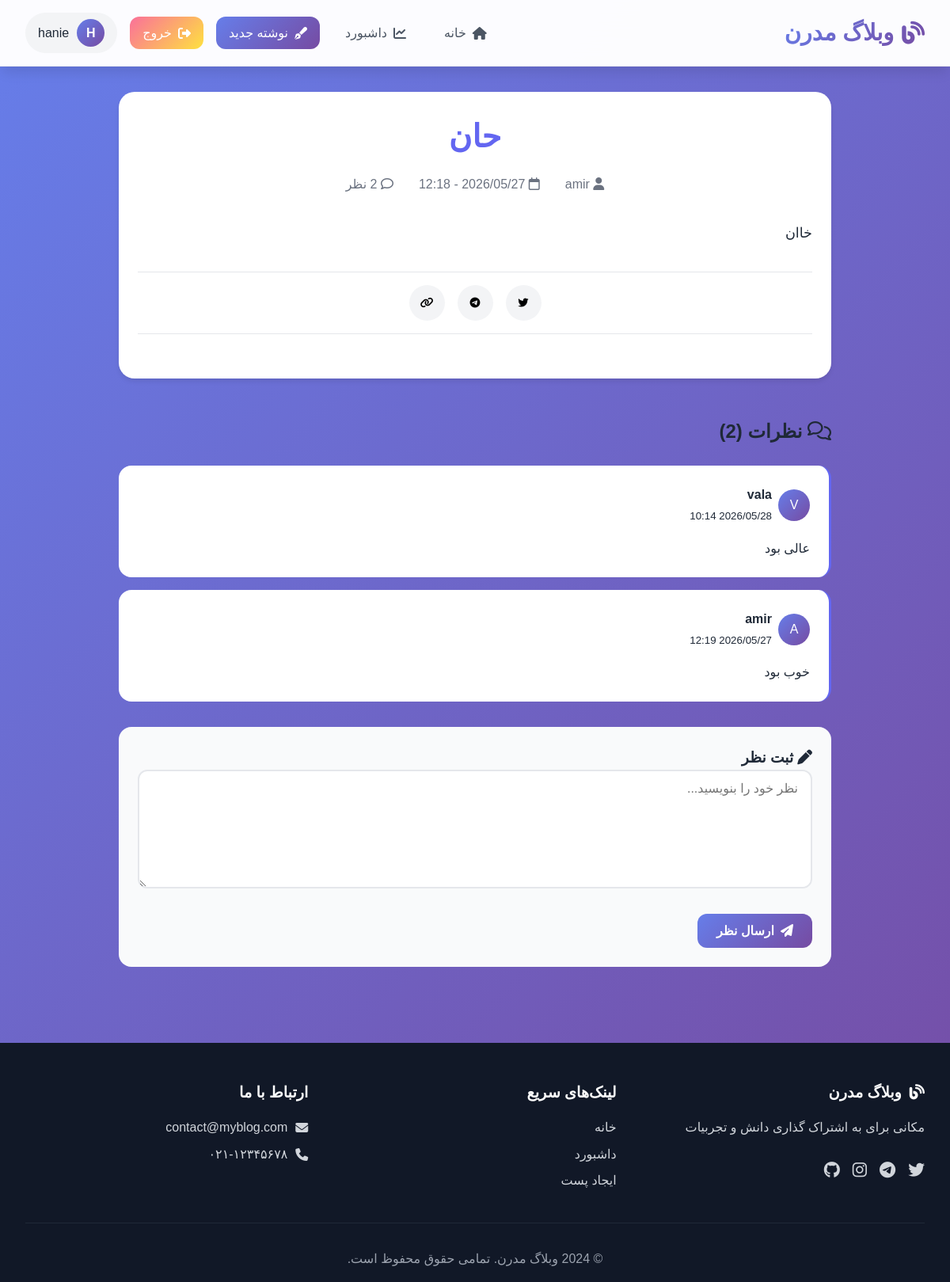
The page /post/1 (signed in) on the database its author committed.
### blog_flask/app.py (models this page shows, shortened)
class User(UserMixin, db.Model):
    id = db.Column(db.Integer, primary_key=True)
    username = db.Column(db.String(80), unique=True, nullable=False)
    email = db.Column(db.String(120), unique=True, nullable=False)
    password_hash = db.Column(db.String(120), nullable=False)
    created_at = db.Column(db.DateTime, default=datetime.now)
    posts = db.relationship("Post", backref="author", lazy=True, cascade='all, delete-orphan')
    comments = db.relationship("Comment", backref="author", lazy=True, cascade='all, delete-orphan')

class Post(db.Model):
    id = db.Column(db.Integer, primary_key=True)
    title = db.Column(db.String(200), nullable=False)
    content = db.Column(db.Text, nullable=False)
    author_id = db.Column(db.Integer, db.ForeignKey('user.id'), nullable=False)
    created_at = db.Column(db.DateTime, default=datetime.now)
    updated_at = db.Column(db.DateTime, default=datetime.now, onupdate=datetime.now)
    comments = db.relationship('Comment', backref='post', lazy=True, cascade='all, delete-orphan')

class Comment(db.Model):
    id = db.Column(db.Integer, primary_key=True)
    content = db.Column(db.Text, nullable=False)
    created_at = db.Column(db.DateTime, nullable=False, default=datetime.now)
    user_id = db.Column(db.Integer, db.ForeignKey("user.id"), nullable=False)
    post_id = db.Column(db.Integer, db.ForeignKey("post.id"), nullable=False)

### blog_flask/app.py (the view, shortened to what this page needs)
@app.route("/post/<int:id>", methods=["GET", "POST"])
def post_detail(id):
    post = Post.query.get_or_404(id)
    comments = Comment.query.filter_by(post_id=id).order_by(Comment.created_at.desc()).all()
    related_posts = Post.query.filter(Post.author_id == post.author_id, Post.id != id).limit(3).all()
    return render_template("post_detail.html", post=post, comments=comments, posts=related_posts)

### blog_flask/app.py (called while the page is built)
@login_manager.user_loader
def load_user(user_id):
    return User.query.get(int(user_id))

### blog_flask/templates/post_detail.html (shortened to what this page needs)
{% extends "base.html" %}
{% block content %}
<div class="post-container">
    <article class="card">
        <div class="post-header">
            <h1 class="post-title">{{ post.title }}</h1>
            <div class="post-meta">
                <span><i class="fas fa-user"></i> {{ post.author.username }}</span>
                <span><i class="far fa-calendar"></i> {{ post.created_at.strftime('%Y/%m/%d - %H:%M') }}</span>
                <span><i class="far fa-comment"></i> {{ comments|length }} نظر</span>
            </div>
        </div>
        <div class="post-content">
            {{ post.content|safe }}
        </div>
        <div class="share-section">
            <button class="share-btn" onclick="shareOnTwitter()"><i class="fab fa-twitter"></i></button>
            <button class="share-btn" onclick="shareOnTelegram()"><i class="fab fa-telegram"></i></button>
            <button class="share-btn" onclick="copyLink()"><i class="fas fa-link"></i></button>
        </div>
    </article>
    <div class="comment-section">
        <h2 style="margin-bottom: 1.5rem;">
            <i class="far fa-comments"></i> نظرات ({{ comments|length }})
        </h2>
        {% if comments %}
            {% for comment in comments %}
            <div class="comment-card">
                <div class="comment-header">
                    <div class="comment-author">
                        <div class="comment-avatar">
                            {{ comment.author.username[0]|upper }}
                        </div>
                        <div>
                            <strong>{{ comment.author.username }}</strong>
                            <br>
                            <small class="text-muted">{{ comment.created_at.strftime('%Y/%m/%d %H:%M') }}</small>
                        </div>
                    </div>
                </div>
                <div class="comment-content">
                    {{ comment.content }}
                </div>
            </div>
            {% endfor %}
        {% else %}
            <div class="empty-state" style="text-align: center; padding: 3rem;">
                <i class="far fa-comment-slash" style="font-size: 3rem; color: var(--gray-400);"></i>
                <p>هنوز نظری ثبت نشده است. اولین نفری باشید که نظر می‌دهد!</p>
            </div>
        {% endif %}
        {% if current_user.is_authenticated %}
        <div class="comment-form">
            <h3><i class="fas fa-pen"></i> ثبت نظر</h3>
            <form method="POST">
                <div class="form-group">
                    <textarea name="comment" class="form-control" rows="4"
                              placeholder="نظر خود را بنویسید..." required></textarea>
                </div>
                <button type="submit" class="btn btn-primary">
                    <i class="fas fa-paper-plane"></i> ارسال نظر
                </button>
            </form>
        </div>
        {% else %}
        <div class="comment-form" style="text-align: center;">
            <p><i class="fas fa-lock"></i> برای ثبت نظر باید <a href="{{ url_for('login') }}">وارد شوید</a></p>
        </div>
        {% endif %}
    </div>
</div>
{% endblock %}

### blog_flask/templates/base.html (shortened to what this page needs)
<!DOCTYPE html>
<html lang="fa" dir="rtl">
<head>
    <link rel="stylesheet" href="{{ url_for('static', filename='css/style.css') }}">
    <link rel="stylesheet" href="https://cdnjs.cloudflare.com/ajax/libs/font-awesome/6.5.1/css/all.min.css">
    <link href="https://cdn.jsdelivr.net/gh/rastikerdar/vazirmatn@v33.003/Vazirmatn-font-face.css" rel="stylesheet">
</head>
<body>
    <nav class="navbar">
        <div class="container">
            <a href="{{ url_for('index') }}" class="logo">
                <i class="fas fa-blog"></i>
                <span>وبلاگ مدرن</span>
            </a>
            <div class="nav-links">
                <a href="{{ url_for('index') }}" class="nav-link {{ 'active' if request.endpoint == 'index' }}">
                    <i class="fas fa-home"></i>
                    <span>خانه</span>
                </a>
                {% if current_user.is_authenticated %}
                    <a href="{{ url_for('dashboard') }}" class="nav-link {{ 'active' if request.endpoint == 'dashboard' }}">
                        <i class="fas fa-chart-line"></i>
                        <span>داشبورد</span>
                    </a>
                    <a href="{{ url_for('create_post') }}" class="nav-link btn-new-post {{ 'active' if request.endpoint == 'create_post' }}">
                        <i class="fas fa-pen-fancy"></i>
                        <span>نوشته جدید</span>
                    </a>
                    <a href="{{ url_for('logout') }}" class="nav-link btn-logout">
                        <i class="fas fa-sign-out-alt"></i>
                        <span>خروج</span>
                    </a>
                    <div class="user-welcome">
                        <div class="user-avatar">
                            {{ current_user.username[0]|upper }}
                        </div>
                        <span>{{ current_user.username }}</span>
                    </div>
                {% endif %}
            </div>
        </div>
    </nav>
    <main class="main-content">
        {% block content %}{% endblock %}
    </main>
    <footer class="footer">
        <div class="container">
            <div class="footer-content">
                <div class="footer-section">
                    <h3><i class="fas fa-blog"></i> وبلاگ مدرن</h3>
                    <p>مکانی برای به اشتراک گذاری دانش و تجربیات</p>
                    <div class="social-links">
                        <a href="#"><i class="fab fa-twitter"></i></a>
                        <a href="#"><i class="fab fa-telegram"></i></a>
                        <a href="#"><i class="fab fa-instagram"></i></a>
                        <a href="#"><i class="fab fa-github"></i></a>
                    </div>
                </div>
                <div class="footer-section">
                    <h3>لینک‌های سریع</h3>
                    <a href="{{ url_for('index') }}">خانه</a>
                    {% if current_user.is_authenticated %}
                        <a href="{{ url_for('dashboard') }}">داشبورد</a>
                        <a href="{{ url_for('create_post') }}">ایجاد پست</a>
                    {% endif %}
                </div>
                <div class="footer-section">
                    <h3>ارتباط با ما</h3>
                    <p><i class="fas fa-envelope"></i> contact@myblog.com</p>
                    <p><i class="fas fa-phone"></i> ۰۲۱-۱۲۳۴۵۶۷۸</p>
                </div>
            </div>
            <div class="footer-bottom">
                <p>© 2024 وبلاگ مدرن. تمامی حقوق محفوظ است.</p>
            </div>
        </div>
    </footer>
</body>
</html>

### blog_flask/templates/post_detail.html (style rules this page uses)
.post-container { max-width: 900px; margin: 0 auto; }
.post-header { text-align: center; margin-bottom: 2rem; }
.post-title { font-size: 2.5rem; color: var(--primary); margin-bottom: 1rem; }
.post-meta { display: flex; justify-content: center; gap: 2rem; color: var(--gray-500); flex-wrap: wrap; }
.post-content { font-size: 1.1rem; line-height: 1.9; margin: 2rem 0; }
.share-section { display: flex; justify-content: center; gap: 1rem; margin: 2rem 0; padding: 1rem 0; border-top: 1px solid var(--gray-200); border-bottom: 1px solid var(--gray-200); }
.share-btn { width: 45px; height: 45px; border-radius: 50%; border: none; background: var(--gray-100); cursor: pointer; transition: all var(--transition); }
.comment-section { margin-top: 3rem; }
.comment-card { background: white; border-radius: 16px; padding: 1.5rem; margin-bottom: 1rem; border-right: 3px solid var(--primary); transition: all var(--transition); }
.comment-header { display: flex; justify-content: space-between; align-items: center; margin-bottom: 1rem; }
.comment-author { display: flex; align-items: center; gap: 0.5rem; }
.comment-avatar { width: 40px; height: 40px; background: var(--gradient-primary); border-radius: 50%; display: flex; align-items: center; justify-content: center; color: white; }
.comment-form { background: var(--gray-50); padding: 1.5rem; border-radius: 16px; margin-top: 2rem; }

### rows shown on the page
User: username "H", username "hanie"
Post: title "حان", created_at "2026/05/27 - 12:18", content "خاان"
User: author.username "amir"
Comment: author "V", author.username "vala", created_at "2026/05/28 10:14", content "عالی بود"
Comment: author "A", author.username "amir", created_at "2026/05/27 12:19", content "خوب بود"

### other values the page prints
{{ comments|length }} "2"
